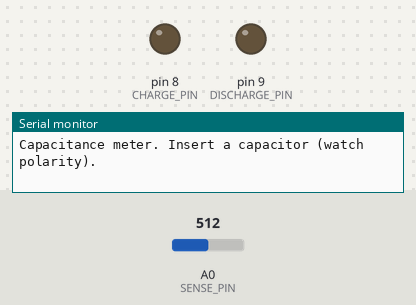
Simulated run of this sketch. Board: Arduino Uno, built with avr-gcc and run on an emulated ATmega328P. Shown: output pins drawn as LEDs (lit = HIGH), the last lines printed to the serial monitor. The test bench sets the inputs (shaded band); at power-on: A0 (SENSE_PIN) = 512.

Above: at 1.2 s.
1.3 s: A0 (SENSE_PIN) set to 3
2.8 s: A0 (SENSE_PIN) set to 0
At 3.2 s:
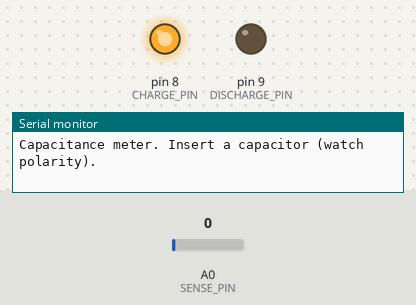
4.3 s: A0 (SENSE_PIN) set to 639
5.8 s: A0 (SENSE_PIN) set to 654
At 7.7 s:
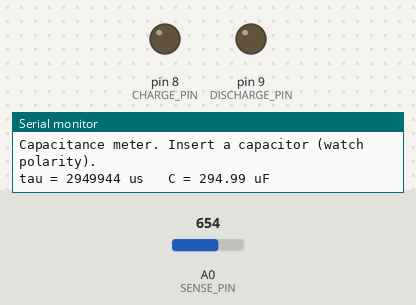
Timing chart, 0 to 8.3 s (numbered marks = the images above; inputs shaded):
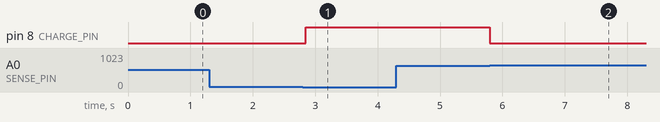

The sketch:

u03_cap_meter.ino
```cpp
// Arduino Bench — Unit 3: Capacitance Meter (RC time constant)
//
// D8 --[R_CHARGE]--+-- A0
//                  |
// D9 --[220 ohm]---+
//                  |
//                [C under test]  (+ leg to this node for electrolytics)
//                  |
//                 GND
//
// Physics: charging through R, the capacitor reaches 63.2 % of the supply
// after exactly one time constant tau = R*C.  So  C = tau / R.
// With tau in microseconds and R in ohms, the answer comes out in microfarads.
//
// Use R_CHARGE = 10k for 1 uF .. 1000 uF and 1M for 1 nF .. 1 uF.

const byte CHARGE_PIN = 8;
const byte DISCHARGE_PIN = 9;
const byte SENSE_PIN = A0;
const float R_CHARGE = 10000.0;     // ohms - measure yours and type the real value
const int THRESHOLD = 647;          // 63.2 % of 1024
const unsigned long TIMEOUT_US = 15000000UL;  // 15 s

void dischargeCap() {
  digitalWrite(CHARGE_PIN, LOW);
  pinMode(DISCHARGE_PIN, OUTPUT);
  digitalWrite(DISCHARGE_PIN, LOW);
  unsigned long t0 = millis();
  while (analogRead(SENSE_PIN) > 1 && millis() - t0 < 10000) {}
  delay(50);                        // a little extra to really empty it
  pinMode(DISCHARGE_PIN, INPUT);    // high impedance: out of the circuit
}

void setup() {
  Serial.begin(115200);
  pinMode(CHARGE_PIN, OUTPUT);
  digitalWrite(CHARGE_PIN, LOW);
  pinMode(DISCHARGE_PIN, INPUT);
  Serial.println(F("Capacitance meter. Insert a capacitor (watch polarity)."));
}

void loop() {
  dischargeCap();

  unsigned long start = micros();
  digitalWrite(CHARGE_PIN, HIGH);
  while (analogRead(SENSE_PIN) < THRESHOLD) {
    if (micros() - start > TIMEOUT_US) break;
  }
  unsigned long tau = micros() - start;
  digitalWrite(CHARGE_PIN, LOW);

  float uF = tau / R_CHARGE;

  Serial.print(F("tau = "));
  Serial.print(tau);
  Serial.print(F(" us   C = "));
  if (tau >= TIMEOUT_US) {
    Serial.println(F("too big / no connection"));
  } else if (uF >= 1.0) {
    Serial.print(uF, 2);
    Serial.println(F(" uF"));
  } else {
    Serial.print(uF * 1000.0, 1);
    Serial.println(F(" nF"));
  }
  delay(500);
}
```

Measured:
- the behaviour switches between 2 and 1 on A0 (SENSE_PIN) (found by bisection; images 0 and 1)
- the behaviour switches between 646 and 647 on A0 (SENSE_PIN) (found by bisection; images 1 and 2)
- after the input at 1.3 s, every drawn part: stays the same
- after the input at 2.8 s, pin 8 (CHARGE_PIN): LOW → HIGH after 0.05 s
- after the input at 4.3 s, every drawn part: stays the same
- after the input at 5.8 s, pin 8 (CHARGE_PIN): HIGH → LOW at once
